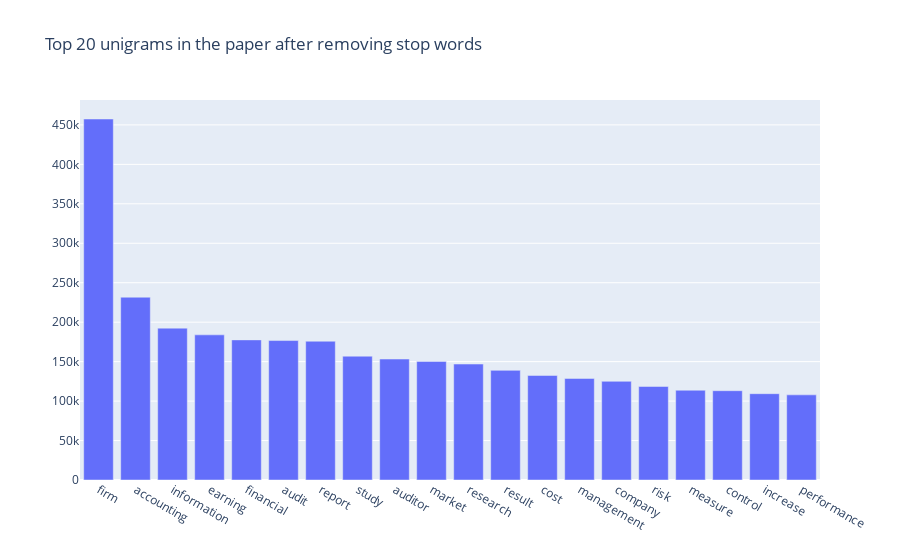

Notebook code for this chart:
### Markdown cell above
## Unigrams

### Code cell
from plotly.offline import plot
import plotly.graph_objects as go
import plotly.express as px

def get_top_n_words(corpus, n=None):
    vec = CountVectorizer(stop_words=stop_list).fit(corpus)
    bag_of_words = vec.transform(corpus)
    sum_words = bag_of_words.sum(axis=0) 
    words_freq = [(word, sum_words[0, idx]) for word, idx in vec.vocabulary_.items()]
    words_freq =sorted(words_freq, key = lambda x: x[1], reverse=True)
    return words_freq[:n]
common_words = get_top_n_words(dt3c['content_10'], NUM_OF_WORDS_IN_EACH_TOPIC)
df2 = pd.DataFrame(common_words, columns = ['unigram' , 'count'])

fig = go.Figure([go.Bar(x=df2['unigram'], y=df2['count'])])
fig.update_layout(title=go.layout.Title(text="Top {} unigrams in the paper after removing stop words".format(NUM_OF_WORDS_IN_EACH_TOPIC)))
fig.show()

### Figure 1 — Plotly figure (JSON) as saved in the notebook; plotly's stock layout.template omitted (floating-point values rounded to 4 significant figures)
{"data": [{"type": "bar", "x": ["firm", "accounting", "information", "earning", "financial", "audit", "report", "study", "auditor", "market", "research", "result", "cost", "management", "company", "risk", "measure", "control", "increase", "performance"], "y": [457479, 231639, 192440, 183948, 177568, 176705, 175874, 156915, 153259, 150305, 146945, 138939, 132462, 128692, 125049, 118527, 113777, 113166, 109389, 107887]}], "layout": {"title": {"text": "Top 20 unigrams in the paper after removing stop words"}}}
